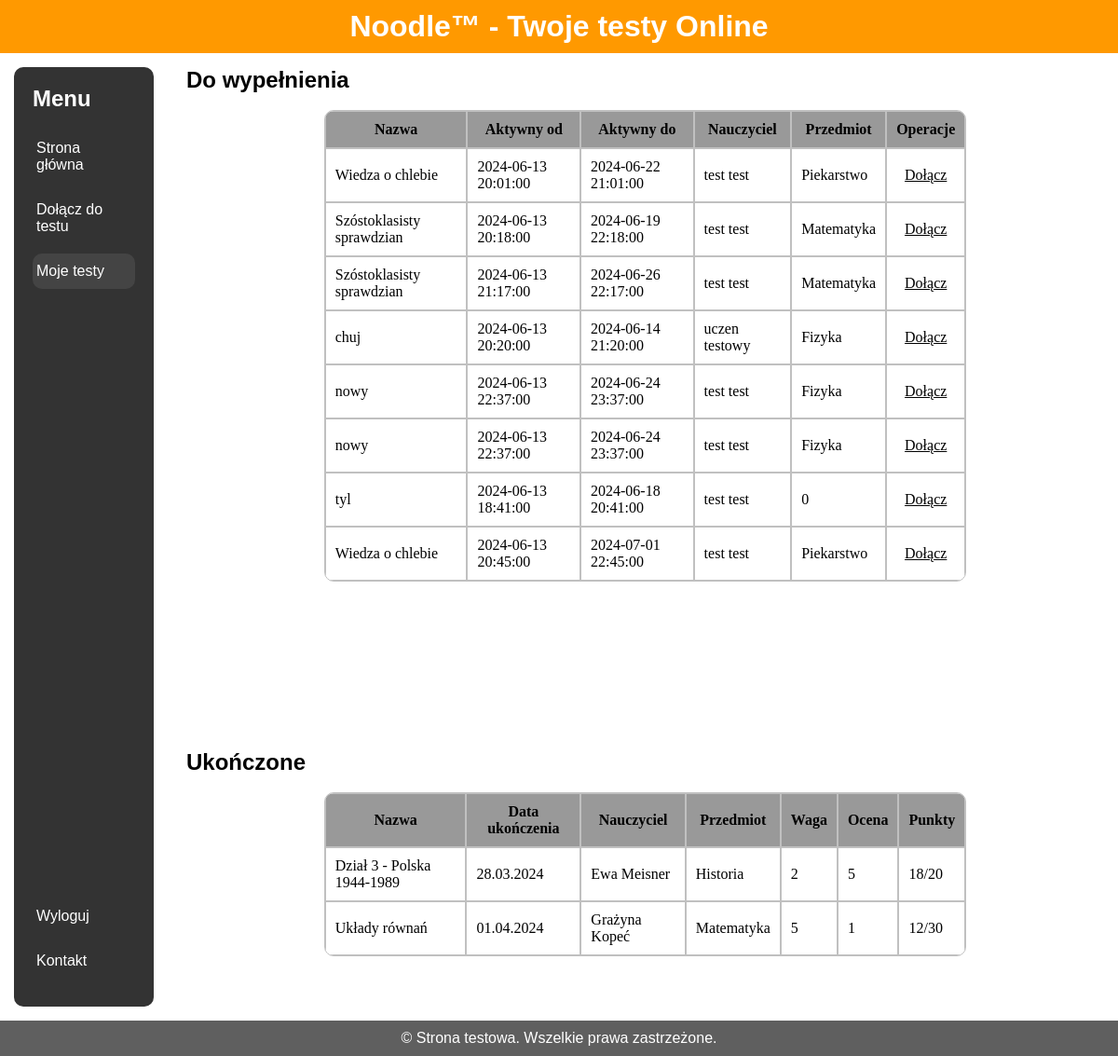
The page /Strona/html/panel_ucznia/moje_testy.php (signed in) on the database as committed earlier.
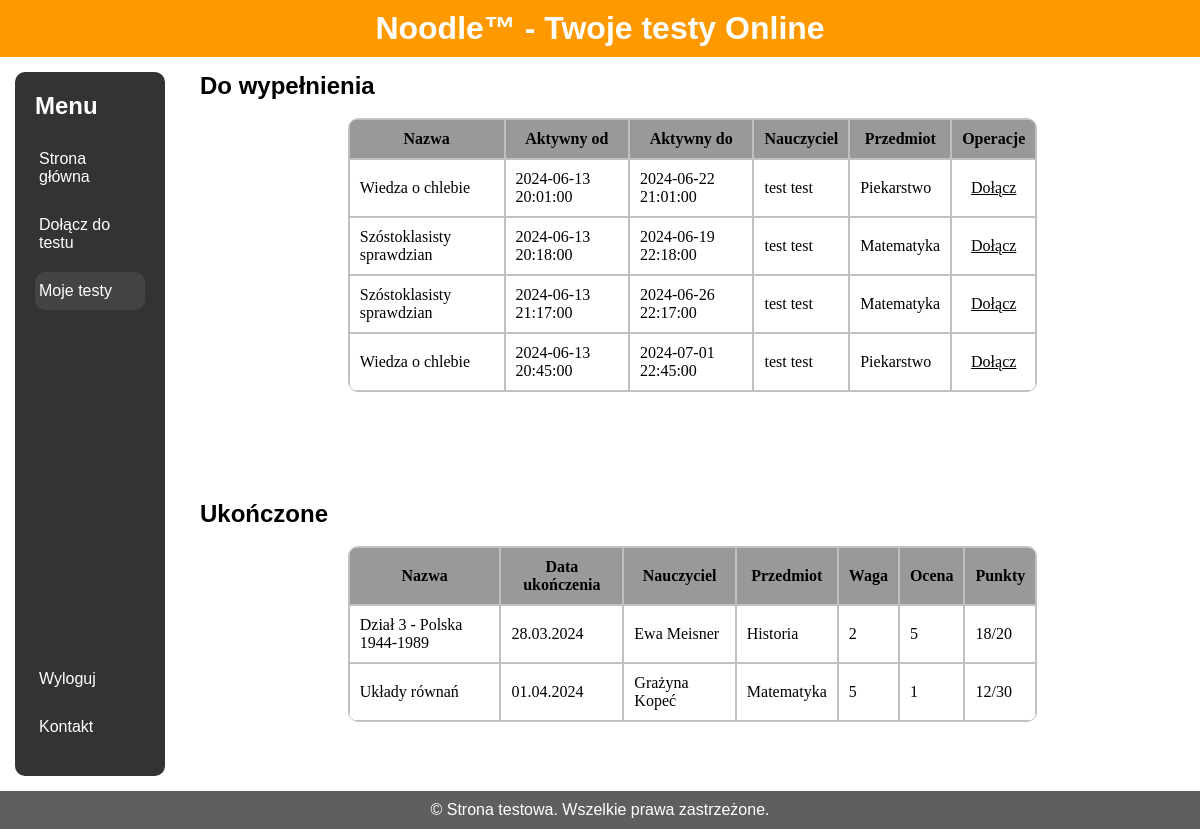
The same page on the database as committed later.
### tables this page shows
CREATE TABLE `testy_przeprowadzane` (
  `id` int(11) NOT NULL,
  `id_testu` int(11) NOT NULL,
  `autor` int(11) NOT NULL,
  `od` datetime DEFAULT NULL,
  `do` datetime DEFAULT NULL,
  `kod_testu` varchar(20) NOT NULL
);

CREATE TABLE `testy_stworzone` (
  `id` int(11) NOT NULL,
  `autor` int(11) NOT NULL,
  `przedmiot` int(11) NOT NULL,
  `prywatnosc` tinyint(1) NOT NULL,
  `tytuł` varchar(50) DEFAULT NULL,
  `data_stworzenia` date NOT NULL
);

CREATE TABLE `uzytkownicy` (
  `id` int(11) NOT NULL,
  `imie` varchar(30) NOT NULL,
  `nazwisko` varchar(50) NOT NULL,
  `typ_konta` tinyint(1) DEFAULT NULL
);

CREATE TABLE `przedmioty` (
  `id` int(11) NOT NULL,
  `nazwa` varchar(30) NOT NULL
);

### Strona/html/panel_ucznia/moje_testy.php (the view, shortened to what this page needs)
<?php
$user_id = $_SESSION['user_id'];
$servername = "localhost";
$username = "root";
$password = "";
$dbname = "baza";
$conn = new mysqli($servername, $username, $password, $dbname);
$sql_groups = "
    SELECT id_grupy
    FROM grupy_przypisania
    WHERE id_osoby = ?
";
$stmt_groups = $conn->prepare($sql_groups);
$stmt_groups->bind_param("i", $user_id);
$stmt_groups->execute();
$result_groups = $stmt_groups->get_result();
$group_ids = [];
while ($row = $result_groups->fetch_assoc()) {
    $group_ids[] = $row['id_grupy'];
}
$group_ids_str = implode(",", $group_ids);
$sql = "
    SELECT
        tp.id AS test_id,
        ts.tytuł AS test_title,
        tp.od AS start_time,
        tp.do AS end_time,
        u.imie AS teacher_first_name,
        u.nazwisko AS teacher_last_name,
        pr.nazwa AS subject_name
    FROM przypisania p
    JOIN testy_przeprowadzane tp ON p.id_testu = tp.id
    JOIN testy_stworzone ts ON tp.id_testu = ts.id
    JOIN uzytkownicy u ON tp.autor = u.id
    JOIN przedmioty pr ON ts.przedmiot = pr.id
    WHERE (p.id_osoby = ? OR p.id_grupy IN ($group_ids_str))
    AND tp.do >= NOW()
    GROUP BY tp.id
";
$stmt = $conn->prepare($sql);
$stmt->bind_param("i", $user_id);
$stmt->execute();
$result = $stmt->get_result();
$assigned_tests = [];
while ($row = $result->fetch_assoc()) {
    $assigned_tests[] = $row;
}
?>
<!DOCTYPE html>
<html lang="en">
<head>
<link rel="stylesheet" href="../styles.css">
</head>
<body>
<div class="wrapper">
  <div class="header-content" id="head">
    <h1>Noodle™ - Twoje testy Online</h1>
  </div>
  <div class="container" id="con">
    <div class="sidebar" id="menu">
      <ul>
        <h2>Menu</h2>
        <li><a href="strona_glowna.php">Strona główna</a></li>
        <li><a href="dolacz_kod.php">Dołącz do testu</a></li>
        <li><a href="moje_testy.php"  class="aktualna-strona">Moje testy</a></li>
      </ul>
      <ul>
      <li><a href="../logowanie/logout.php">Wyloguj</a></li>
        <li><a href="../kontakt.php">Kontakt</a></li>
      </ul>
    </div>
    <div class="main-content" id="main">
      <h2>Do wypełnienia</h2>
      <div class="do_wypelnienia">
      <table>
        <tr>
          <th class="szerokie">Nazwa</th>
          <th>Aktywny od</th>
          <th>Aktywny do</th>
          <th>Nauczyciel</th>
          <th>Przedmiot</th>
          <th>Operacje</th>
        </tr>
        <?php if (empty($assigned_tests)): ?>
          <tr><td colspan="6">Brak testów do wyświetlenia.</td></tr>
        <?php else: ?>
          <?php foreach ($assigned_tests as $test): ?>
            <tr>
              <td><?php echo htmlspecialchars($test['test_title']); ?></td>
              <td><?php echo htmlspecialchars($test['start_time']); ?></td>
              <td><?php echo htmlspecialchars($test['end_time']); ?></td>
              <td><?php echo htmlspecialchars($test['teacher_first_name'] . ' ' . $test['teacher_last_name']); ?></td>
              <td><?php echo htmlspecialchars($test['subject_name']); ?></td>
              <td style="text-align:center;">
                <a style="width:100%; text-align:center;" href="../test.php?id=<?php echo $test['test_id']; ?>">Dołącz</a>
              </td>
            </tr>
          <?php endforeach; ?>
        <?php endif; ?>
      </table>
      </div>
      <h2>Ukończone</h2>
            <div class="do_wypelnienia">
            <table>
              <tbody><tr>
                <th class="szerokie">Nazwa</th>
                <th>Data ukończenia</th>
                <th>Nauczyciel</th>
                <th>Przedmiot</th>
                <th>Waga</th>
                <th>Ocena</th>
                <th>Punkty</th>
              </tr>
              <tr>
                <td>Dział 3 - Polska 1944-1989</td>
                <td>28.03.2024</td>
                <td>Ewa Meisner</td>
                <td>Historia</td>
                <td>2</td>
                <td>5</td>
                <td>18/20</td>
                    </tr>
              <tr>
                    <td>Układy równań</td>
                    <td>01.04.2024</td>
                    <td>Grażyna Kopeć</td>
                    <td>Matematyka</td>
                    <td>5</td>
                    <td>1</td>
                    <td>12/30</td>
                    </tr>
                          </tbody></table>
                  </div>
  </div>
  </div>
  </div>
  <div class="footer" id="stopka">
    <p>&copy; Strona testowa. Wszelkie prawa zastrzeżone.</p>
  </div>
</body>
</html>

Rows that differ between the two databases and show on the page:
removed testy_przeprowadzane: testy_stworzone.tytuł "chuj", od "2024-06-13 20:20:00", do "2024-06-14 21:20:00", uzytkownicy.imie+nazwisko "uczen testowy", przedmioty.nazwa "Fizyka"
removed testy_przeprowadzane: testy_stworzone.tytuł "nowy", od "2024-06-13 22:37:00", do "2024-06-24 23:37:00", uzytkownicy.imie+nazwisko "test test", przedmioty.nazwa "Fizyka"
removed testy_przeprowadzane: testy_stworzone.tytuł "nowy", od "2024-06-13 22:37:00", do "2024-06-24 23:37:00", uzytkownicy.imie+nazwisko "test test", przedmioty.nazwa "Fizyka"
removed testy_przeprowadzane: testy_stworzone.tytuł "tyl", od "2024-06-13 18:41:00", do "2024-06-18 20:41:00", uzytkownicy.imie+nazwisko "test test", przedmioty.nazwa "0"
